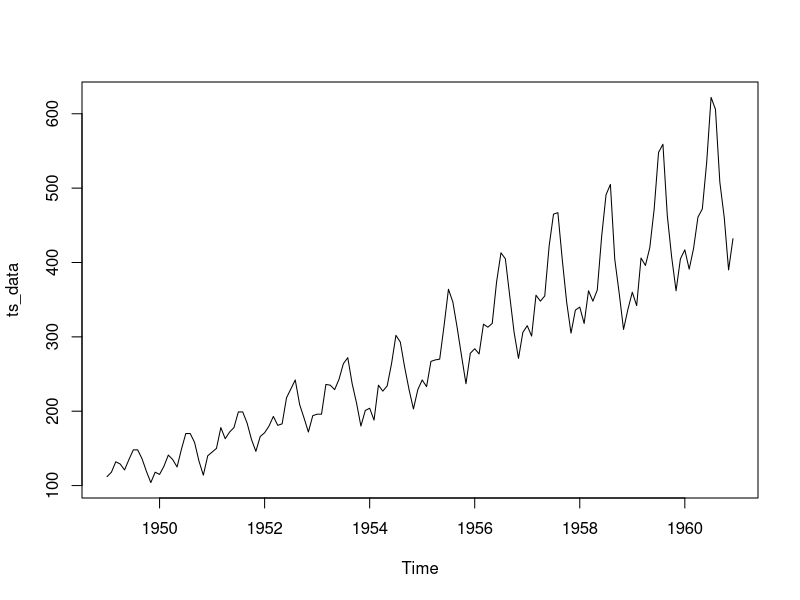
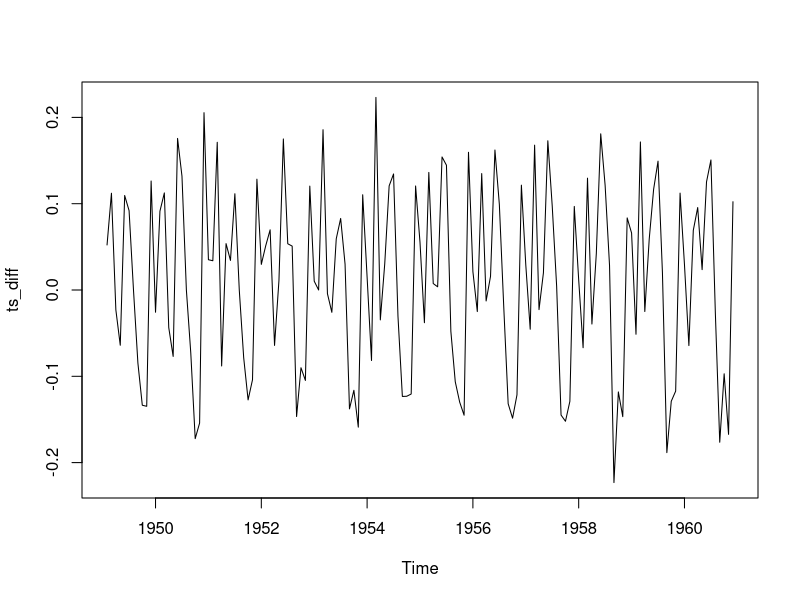
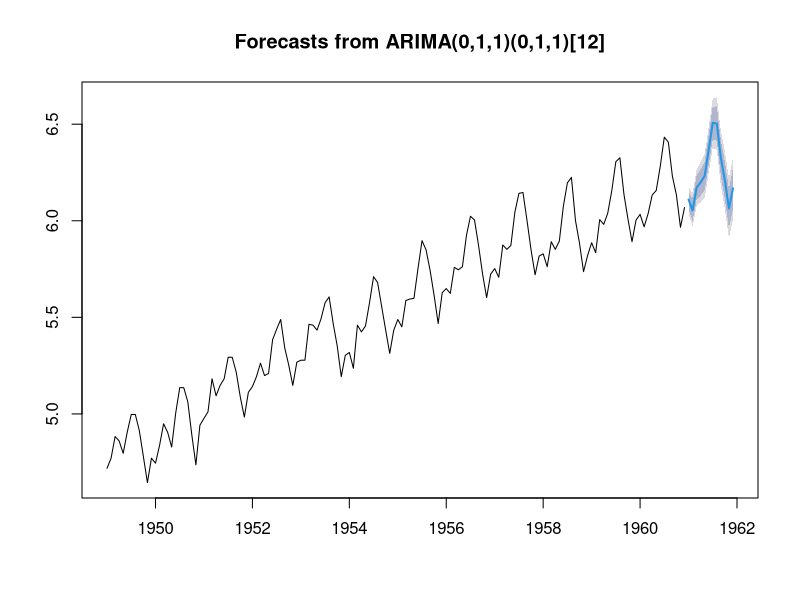

Reproduce these figures in R, in order.
install.packages("forecast")
install.packages("tseries")

library(forecast)
library(tseries)

ts_data <- AirPassengers

plot(ts_data)
str(ts_data)
summary(ts_data)

adf.test(ts_data)

ts_log <- log(ts_data)
ts_diff <- diff(ts_log)
plot(ts_diff)
adf.test(ts_diff)

fit <- auto.arima(ts_log)
fit

forecasted <- forecast(fit, h=12)
plot(forecasted)

exp_forecast <- exp(forecasted$mean)
exp_forecast

write.csv(data.frame(Forecast=exp_forecast), "forecast_output.csv", row.names=FALSE)
